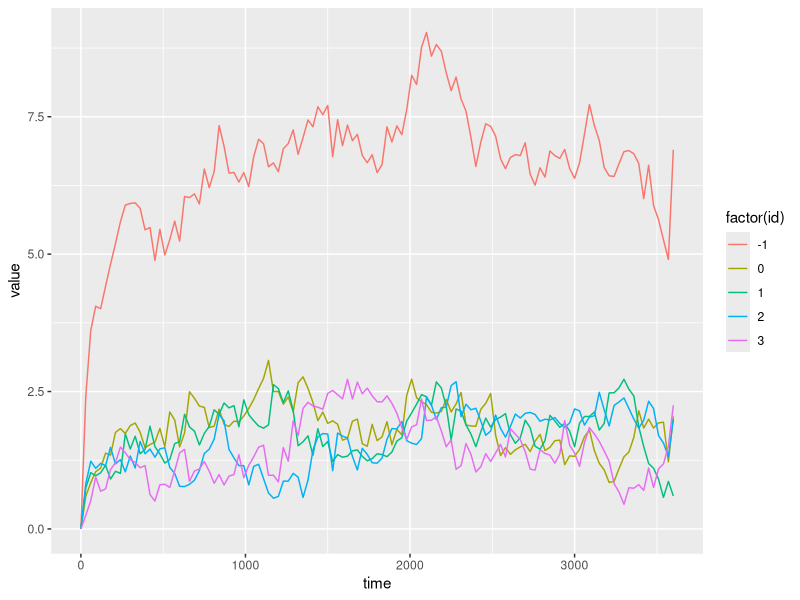

This chart was generated by the following R code:
library(tidyverse)
library(ggplot2)
library(dplyr)

wide = read.csv("results.csv", check.names = FALSE)

pairs <- seq(1, ncol(wide), by = 2)

long <- do.call(rbind, lapply(pairs, function(i) {
  data.frame(
    vector = names(wide)[i],
    time   = wide[[i]],
    value  = wide[[i + 1]]
  )
}))

long = na.omit(long)

long$id = as.integer(sub(".*\\[([0-9]+)\\].*", "\\1", long$vector))
long$run = as.integer(sub(".*\\(#([0-9]+).*", "\\1", long$vector))
long$vector = sub("\\s.*", "", long$vector)
long$time = long$time

queue_size = long[long$vector == "queueSizeVector", ]

time_grid = seq(0,7200,by = 30)

avg_qs = queue_size %>%
    group_by(id) %>%
    group_modify(~ {
        .x %>%
            group_by(run) %>%
            group_modify(~ {
                series = .x %>%
                    group_by(time) %>%
                    summarise(value = mean(value), .groups = "drop") %>%
                    arrange(time)

                tibble(
                    time = time_grid,
                    value = approx(series$time, series$value, xout = time_grid, rule = 1)$y
                )
            }) %>%
            ungroup() %>%
            group_by(time) %>%
            summarise(value = mean(value, na.rm = TRUE), .groups = "drop")
    }) %>%
    ungroup()

avg_qs = na.omit(avg_qs)

total <- avg_qs %>%
  group_by(time) %>%
  summarise(value = sum(value, na.rm = TRUE), .groups = "drop") %>%
  mutate(id = -1)

avg_qs_with_total <- bind_rows(avg_qs, total)

plot_qs = ggplot(
        avg_qs_with_total,
        aes(
            x = time,
            y = value,
            group = factor(id),
            color = factor(id)
        )
) +
geom_line()

dir.create("plots", showWarnings = FALSE)
ggsave("plots/queueSize.png", plot = plot_qs, width = 10, height = 6, dpi = 300)
